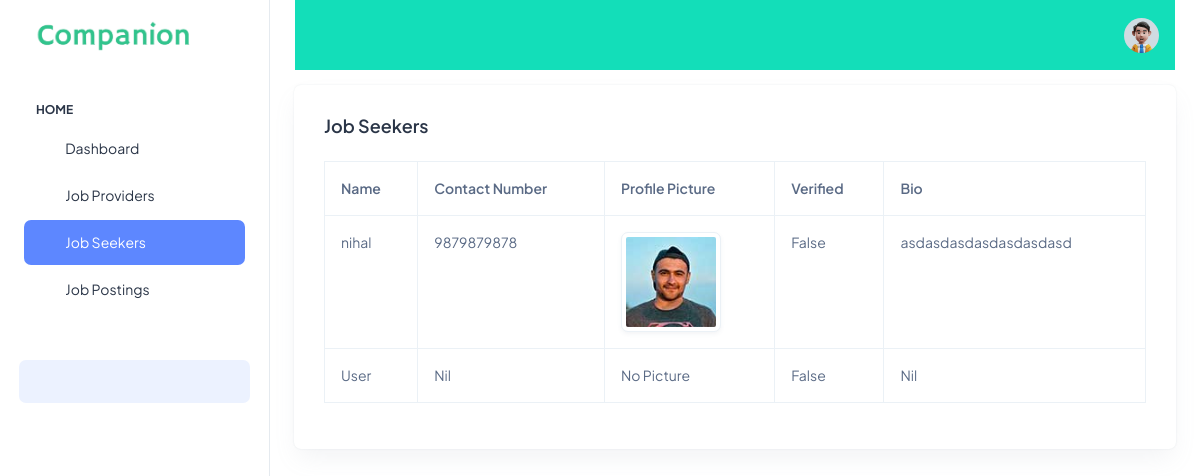
Page /job_seekers on the committed database.
### companionapp/models.py (models this page shows, shortened)
class User(AbstractUser):
    is_admin = models.BooleanField(default=False, verbose_name='Is Admin')
    is_company = models.BooleanField(default=False, verbose_name='Is Job Provider')
    is_customer = models.BooleanField(default=False, verbose_name='Is Job Seeker')
    name = models.CharField(max_length=100, default='User')
    mobile_number = models.CharField(max_length=20, default='Nil')
    profile_picture = models.ImageField(upload_to='profile_pictures', blank=True, null=True)
    verified = models.BooleanField(default=False, verbose_name='Is Verified')
    aboutme = models.TextField(max_length=1000, default='Nil')
    resume_file = models.FileField(upload_to='resumes', blank=True, null=True)
    @property
    def imageURL(self):
        try:
            url = self.profile_picture.url
        except:
            url = ''
        return  url

### companionapp/views.py (the view)
# urls.py: path('job_seekers', views.job_seekers, name='job_seekers'),
def job_seekers(request):
    jobs = User.objects.filter(is_customer=True)
    context= {'jobs':jobs}
    return render(request, 'admin123/job_seekers.html', context)

### companionapp/templates/admin123/job_seekers.html
{% extends 'admin123/base.html' %}
{% load static %}
{% block content %}
<div class="container-fluid">
    <div class="card">
        <div class="card-body">
            <h5 class="card-title fw-semibold mb-4">Job Seekers</h5>
            <div class="table-responsive">
                <table class="table table-bordered">
                    <thead>
                        <tr>
                            <th>Name</th>
                            <th>Contact Number</th>
                            <th>Profile Picture</th>
                            <th>Verified</th>
                            <th>Bio</th>
                        </tr>
                    </thead>
                    <tbody>
                        {% for job in jobs %}
                        <tr>
                            <td>{{ job.name }}</td>
                            <td>{{ job.mobile_number }}</td>
                            <td>
                                {% if job.profile_picture %}
                                <img src="{{ job.imageURL }}" alt="{{ job.name }}" class="img-thumbnail" style="max-width: 100px;">
                                {% else %}
                                No Picture
                                {% endif %}
                            </td>
                            <td>{{ job.verified }}</td>
                            <td>{{ job.aboutme }}</td>
                        </tr>
                        {% endfor %}
                    </tbody>
                </table>
            </div>
        </div>
    </div>
</div>
{% endblock %}

### rows in the picture
User: name "nihal", mobile_number "9879879878", imageURL (picture), verified "False", aboutme "asdasdasdasdasdasdasd"
User: name "User", mobile_number "Nil", profile_picture "No Picture", verified "False", aboutme "Nil"
